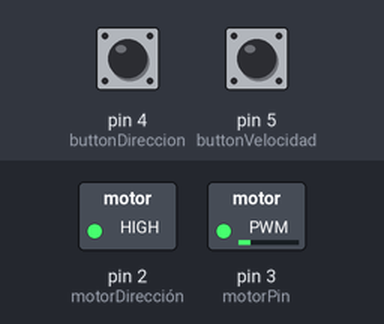
Recording of a sketch running on a simulated Arduino Uno, built for the host (arithmetic inside an expression is 32-bit, double 64-bit). Shown: switched loads named in the sketch (green lamp = pin HIGH). The inputs (shaded band) are chosen by the test bench; at power-on: pin 4 (buttonDireccion) HIGH, pin 5 (buttonVelocidad) HIGH.

Above: at 1.2 s.
1.3 s: pin 4 (buttonDireccion) pulled LOW for 0.15 s
At 1.37 s:
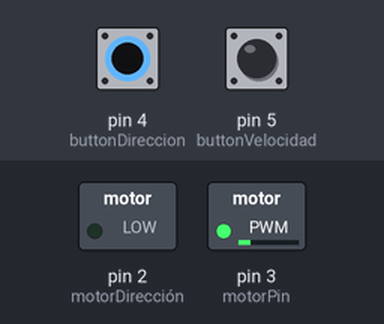
2.9 s: pin 5 (buttonVelocidad) pulled LOW for 0.15 s
At 2.97 s:
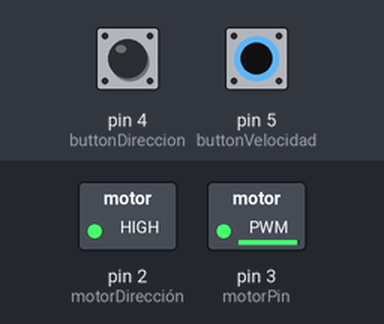
4.5 s: pin 5 (buttonVelocidad) pulled LOW for 3.2 s
At 8.9 s:
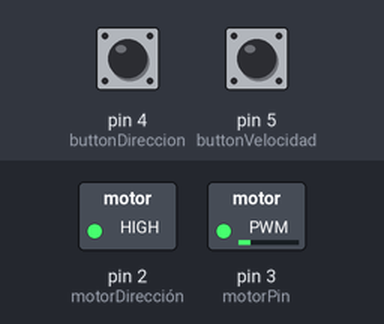
9.2 s: pin 4 (buttonDireccion) pulled LOW for 3.2 s
At 10.2 s:
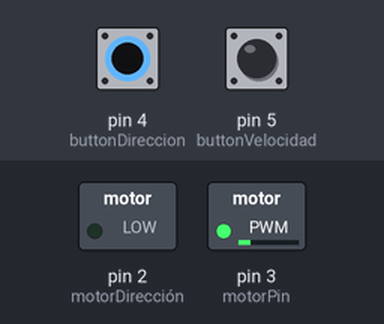
13.9 s: pin 4 (buttonDireccion) driven LOW and pin 5 (buttonVelocidad) driven LOW
At 14.9 s:
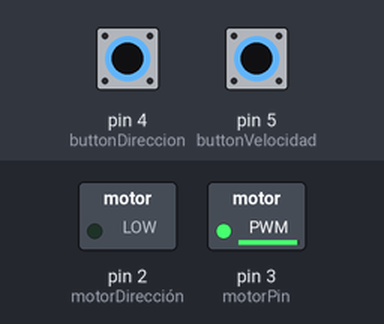
Timing chart, 0 to 16.4 s (numbered marks = the images above; inputs shaded):
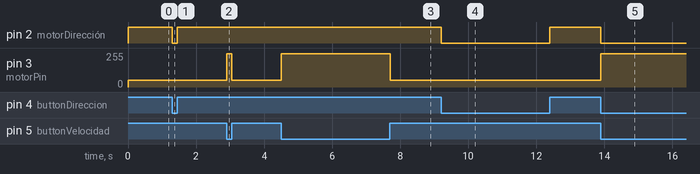

Measured:
- after the input at 1.3 s, pin 2 (motorDirección): HIGH → LOW at once, → HIGH 0.15 s later
- after the input at 2.9 s, pin 3 (motorPin): 50/255 → 250/255 at once, → 50/255 0.15 s later
- after the input at 4.5 s, pin 3 (motorPin): 50/255 → 250/255 at once, → 50/255 3.2 s later
- after the input at 9.2 s, pin 2 (motorDirección): HIGH → LOW at once, → HIGH 3.2 s later
- after the input at 13.9 s, pin 2 (motorDirección): HIGH → LOW at once; pin 3 (motorPin): 50/255 → 250/255 at once

The sketch:

Main.ino
```cpp
const byte motorDirección = 2; //cable a los reles
const byte motorPin = 3;       //cable de alimentacion al motor

const byte buttonDireccion = 4; //boton que cambia la direccion
byte buttonDireccionState = 0;

const byte buttonVelocidad = 5; //boton que cambia la velocidad
byte buttonVelocidadState = 0;

void setup()
{
    pinMode(motorDirección, OUTPUT);
    pinMode(motorPin, OUTPUT);
    pinMode(buttonDireccion, INPUT_PULLUP);
    pinMode(buttonVelocidad, INPUT_PULLUP);
}

void loop()
{
    buttonDireccionState = digitalRead(buttonDireccion);
    buttonVelocidadState = digitalRead(buttonVelocidad);

    if (buttonDireccionState == 0)
    {
        digitalWrite(motorDirección, 0);
    }
    else
    {
        digitalWrite(motorDirección, 1);
    }

    if (buttonVelocidadState == 0)
    {
        analogWrite(motorPin, 250);
    }
    else
    {
        analogWrite(motorPin, 50);
    }
}
```
